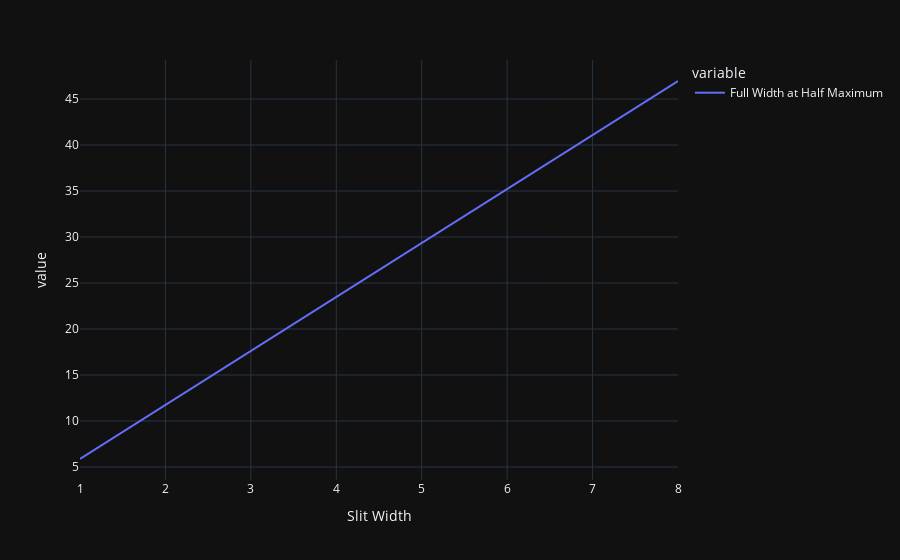

The code cell stored with this chart in its notebook:
### Markdown cell above
## Plots

### Code cell
slit_width_label = f"Slit Width"
bandpass_label = f"Full Width at Half Maximum"
data = {
    slit_width_label: slit_width,
    bandpass_label: bandpass,
}

df = pd.DataFrame.from_dict(data=data)
fig = plot.line(
    df=df,
    x=slit_width_label,
    y=[
        bandpass_label,
    ],
    title=None,
    dark=True,
)
fig.show()
display(df)

### Figure 1 — Plotly figure (JSON) as saved in the notebook; plotly's stock layout.template omitted (floating-point values rounded to 4 significant figures)
{"data": [{"hovertemplate": "variable=Full Width at Half Maximum<br>Slit Width=%{x}<br>value=%{y}<extra></extra>", "legendgroup": "Full Width at Half Maximum", "line": {"color": "#636efa", "dash": "solid"}, "marker": {"symbol": "circle"}, "mode": "lines", "name": "Full Width at Half Maximum", "orientation": "v", "showlegend": true, "type": "scatter", "x": [1, 2, 3, 4, 5, 6, 7, 8], "xaxis": "x", "y": [5.87, 11.74, 17.61, 23.48, 29.35, 35.22, 41.09, 46.96], "yaxis": "y"}], "layout": {"legend": {"title": {"text": "variable"}, "tracegroupgap": 0}, "margin": {"t": 60}, "xaxis": {"anchor": "y", "domain": [0, 1], "title": {"text": "Slit Width"}}, "yaxis": {"anchor": "x", "domain": [0, 1], "title": {"text": "value"}}}}
